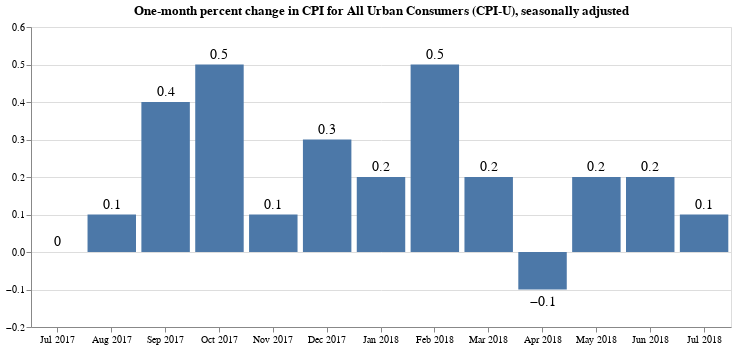

Notebook source saved alongside this figure:
### Markdown cell above
Draw the chart.

### Code cell
base = alt.Chart(
    last_13, 
    title="One-month percent change in CPI for All Urban Consumers (CPI-U), seasonally adjusted"
).properties(width=700)

bars = base.mark_bar().encode(
    x=alt.X(
        "date_label:O",
        timeUnit="yearmonth",
        axis=alt.Axis(title=None, labelAngle=0),
    ),
    y=alt.Y(
        "pct_change_rounded:Q",
        axis=alt.Axis(title=None),
        scale=alt.Scale(domain=[
            last_13['pct_change'].min()-0.1,
            last_13['pct_change'].max()+0.05
        ])
    )
)

text = base.encode(
    x=alt.X("date_label:O", timeUnit="yearmonth"),
    y="pct_change_rounded:Q",
    text='pct_change_rounded'
)

textAbove = text.transform_filter(alt.datum.pct_change > 0).mark_text(
    align='center',
    baseline='middle',
    fontSize=14,
    dy=-10
)

textBelow = text.transform_filter(alt.datum.pct_change < 0).mark_text(
    align='center',
    baseline='middle',
    fontSize=14,
    dy=12
)

bars + textAbove + textBelow

### Figure 1 — Vega-Lite specification as saved in the notebook (floating-point values rounded to 4 significant figures)
{"$schema": "https://vega.github.io/schema/vega-lite/v2.4.3.json", "config": {"view": {"height": 300, "width": 400}}, "layer": [{"data": {"values": [{"date": "2017-06-01", "date_label": "2017-07-01", "pct_change": 0.04961, "pct_change_rounded": 0, "value": 244.0, "year": 2017}, {"date": "2017-07-01", "date_label": "2017-08-01", "pct_change": 0.0836, "pct_change_rounded": 0.1, "value": 244.2, "year": 2017}, {"date": "2017-08-01", "date_label": "2017-09-01", "pct_change": 0.4201, "pct_change_rounded": 0.4, "value": 245.3, "year": 2017}, {"date": "2017-09-01", "date_label": "2017-10-01", "pct_change": 0.4607, "pct_change_rounded": 0.5, "value": 246.4, "year": 2017}, {"date": "2017-10-01", "date_label": "2017-11-01", "pct_change": 0.07752, "pct_change_rounded": 0.1, "value": 246.6, "year": 2017}, {"date": "2017-11-01", "date_label": "2017-12-01", "pct_change": 0.3358, "pct_change_rounded": 0.3, "value": 247.4, "year": 2017}, {"date": "2017-12-01", "date_label": "2018-01-01", "pct_change": 0.2017, "pct_change_rounded": 0.2, "value": 247.9, "year": 2017}, {"date": "2018-01-01", "date_label": "2018-02-01", "pct_change": 0.5385, "pct_change_rounded": 0.5, "value": 249.2, "year": 2018}, {"date": "2018-02-01", "date_label": "2018-03-01", "pct_change": 0.1501, "pct_change_rounded": 0.2, "value": 249.6, "year": 2018}, {"date": "2018-03-01", "date_label": "2018-04-01", "pct_change": -0.0629, "pct_change_rounded": -0.1, "value": 249.5, "year": 2018}, {"date": "2018-04-01", "date_label": "2018-05-01", "pct_change": 0.2209, "pct_change_rounded": 0.2, "value": 250.0, "year": 2018}, {"date": "2018-05-01", "date_label": "2018-06-01", "pct_change": 0.2088, "pct_change_rounded": 0.2, "value": 250.5, "year": 2018}, {"date": "2018-06-01", "date_label": "2018-07-01", "pct_change": 0.1285, "pct_change_rounded": 0.1, "value": 250.9, "year": 2018}]}, "encoding": {"x": {"axis": {"labelAngle": 0, "title": null}, "field": "date_label", "timeUnit": "yearmonth", "type": "ordinal"}, "y": {"axis": {"title": null}, "field": "pct_change_rounded", "scale": {"domain": [-0.1629, 0.5885]}, "type": "quantitative"}}, "mark": "bar", "title": "One-month percent change in CPI for All Urban Consumers (CPI-U), seasonally adjusted", "width": 700}, {"data": {"values": [{"date": "2017-06-01", "date_label": "2017-07-01", "pct_change": 0.04961, "pct_change_rounded": 0, "value": 244.0, "year": 2017}, {"date": "2017-07-01", "date_label": "2017-08-01", "pct_change": 0.0836, "pct_change_rounded": 0.1, "value": 244.2, "year": 2017}, {"date": "2017-08-01", "date_label": "2017-09-01", "pct_change": 0.4201, "pct_change_rounded": 0.4, "value": 245.3, "year": 2017}, {"date": "2017-09-01", "date_label": "2017-10-01", "pct_change": 0.4607, "pct_change_rounded": 0.5, "value": 246.4, "year": 2017}, {"date": "2017-10-01", "date_label": "2017-11-01", "pct_change": 0.07752, "pct_change_rounded": 0.1, "value": 246.6, "year": 2017}, {"date": "2017-11-01", "date_label": "2017-12-01", "pct_change": 0.3358, "pct_change_rounded": 0.3, "value": 247.4, "year": 2017}, {"date": "2017-12-01", "date_label": "2018-01-01", "pct_change": 0.2017, "pct_change_rounded": 0.2, "value": 247.9, "year": 2017}, {"date": "2018-01-01", "date_label": "2018-02-01", "pct_change": 0.5385, "pct_change_rounded": 0.5, "value": 249.2, "year": 2018}, {"date": "2018-02-01", "date_label": "2018-03-01", "pct_change": 0.1501, "pct_change_rounded": 0.2, "value": 249.6, "year": 2018}, {"date": "2018-03-01", "date_label": "2018-04-01", "pct_change": -0.0629, "pct_change_rounded": -0.1, "value": 249.5, "year": 2018}, {"date": "2018-04-01", "date_label": "2018-05-01", "pct_change": 0.2209, "pct_change_rounded": 0.2, "value": 250.0, "year": 2018}, {"date": "2018-05-01", "date_label": "2018-06-01", "pct_change": 0.2088, "pct_change_rounded": 0.2, "value": 250.5, "year": 2018}, {"date": "2018-06-01", "date_label": "2018-07-01", "pct_change": 0.1285, "pct_change_rounded": 0.1, "value": 250.9, "year": 2018}]}, "encoding": {"text": {"field": "pct_change_rounded", "type": "quantitative"}, "x": {"field": "date_label", "timeUnit": "yearmonth", "type": "ordinal"}, "y": {"field": "pct_change_rounded", "type": "quantitative"}}, "mark": {"align": "center", "baseline": "middle", "dy": -10, "fontSize": 14, "type": "text"}, "title": "One-month percent change in CPI for All Urban Consumers (CPI-U), seasonally adjusted", "transform": [{"filter": "(datum.pct_change > 0)"}], "width": 700}, {"data": {"values": [{"date": "2017-06-01", "date_label": "2017-07-01", "pct_change": 0.04961, "pct_change_rounded": 0, "value": 244.0, "year": 2017}, {"date": "2017-07-01", "date_label": "2017-08-01", "pct_change": 0.0836, "pct_change_rounded": 0.1, "value": 244.2, "year": 2017}, {"date": "2017-08-01", "date_label": "2017-09-01", "pct_change": 0.4201, "pct_change_rounded": 0.4, "value": 245.3, "year": 2017}, {"date": "2017-09-01", "date_label": "2017-10-01", "pct_change": 0.4607, "pct_change_rounded": 0.5, "value": 246.4, "year": 2017}, {"date": "2017-10-01", "date_label": "2017-11-01", "pct_change": 0.07752, "pct_change_rounded": 0.1, "value": 246.6, "year": 2017}, {"date": "2017-11-01", "date_label": "2017-12-01", "pct_change": 0.3358, "pct_change_rounded": 0.3, "value": 247.4, "year": 2017}, {"date": "2017-12-01", "date_label": "2018-01-01", "pct_change": 0.2017, "pct_change_rounded": 0.2, "value": 247.9, "year": 2017}, {"date": "2018-01-01", "date_label": "2018-02-01", "pct_change": 0.5385, "pct_change_rounded": 0.5, "value": 249.2, "year": 2018}, {"date": "2018-02-01", "date_label": "2018-03-01", "pct_change": 0.1501, "pct_change_rounded": 0.2, "value": 249.6, "year": 2018}, {"date": "2018-03-01", "date_label": "2018-04-01", "pct_change": -0.0629, "pct_change_rounded": -0.1, "value": 249.5, "year": 2018}, {"date": "2018-04-01", "date_label": "2018-05-01", "pct_change": 0.2209, "pct_change_rounded": 0.2, "value": 250.0, "year": 2018}, {"date": "2018-05-01", "date_label": "2018-06-01", "pct_change": 0.2088, "pct_change_rounded": 0.2, "value": 250.5, "year": 2018}, {"date": "2018-06-01", "date_label": "2018-07-01", "pct_change": 0.1285, "pct_change_rounded": 0.1, "value": 250.9, "year": 2018}]}, "encoding": {"text": {"field": "pct_change_rounded", "type": "quantitative"}, "x": {"field": "date_label", "timeUnit": "yearmonth", "type": "ordinal"}, "y": {"field": "pct_change_rounded", "type": "quantitative"}}, "mark": {"align": "center", "baseline": "middle", "dy": 12, "fontSize": 14, "type": "text"}, "title": "One-month percent change in CPI for All Urban Consumers (CPI-U), seasonally adjusted", "transform": [{"filter": "(datum.pct_change < 0)"}], "width": 700}]}
